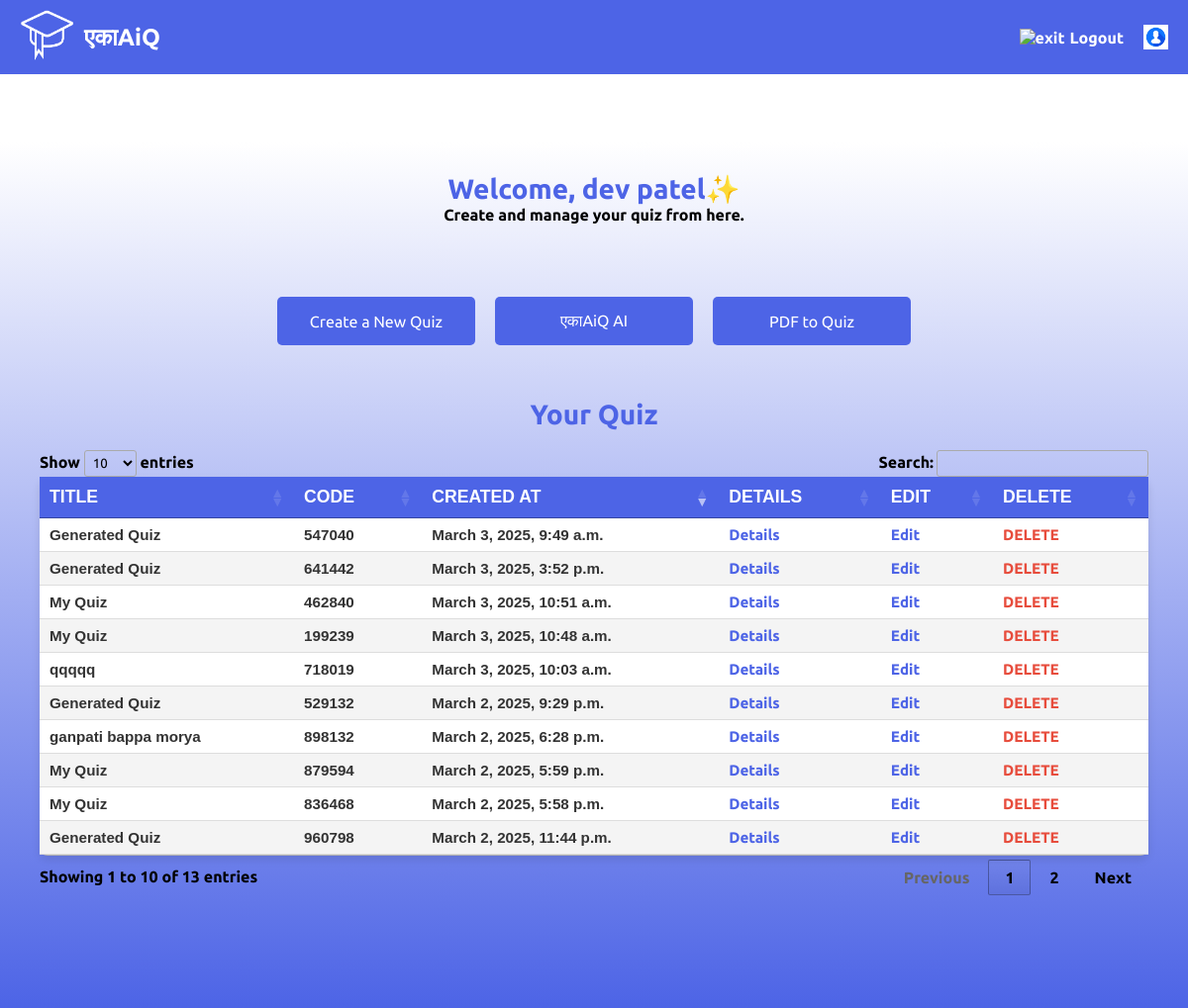
Page /teacher/home/ (signed in) on the committed database.
### login/models.py (models this page shows, shortened)
class User(AbstractBaseUser, PermissionsMixin):
    email = models.EmailField(unique=True)
    first_name = models.CharField(max_length=50)
    last_name = models.CharField(max_length=50)
    is_student = models.BooleanField(default=False)
    is_teacher = models.BooleanField(default=False)
    is_verified = models.BooleanField(default=False)
    otp = models.CharField(max_length=6, blank=True, null=True)
    prn = models.CharField(max_length=20, blank=True, null=True)
    is_staff = models.BooleanField(default=False)
    is_active = models.BooleanField(default=True)
    profile_picture = models.ImageField(upload_to='profile_pics/', blank=True, null=True)
    GENDER_CHOICES = [
        ('Male', 'Male'),
        ('Female', 'Female'),
        ('Other', 'Other'),
    ]
    gender = models.CharField(max_length=10, choices=GENDER_CHOICES, default='Male')
    location = models.CharField(max_length=100, blank=True, null=True)
    date_joined = models.DateTimeField(auto_now_add=True)
    USERNAME_FIELD = 'email'
    REQUIRED_FIELDS = ['first_name', 'last_name']
    objects = CustomUserManager()
    groups = models.ManyToManyField(
        'auth.Group',
        related_name='custom_user_set',
        blank=True,
        help_text='The groups this user belongs to. A user will get all permissions granted to each of their groups.',
        verbose_name='groups',
    )
    user_permissions = models.ManyToManyField(
        'auth.Permission',
        related_name='custom_user_set',
        blank=True,
        help_text='Specific permissions for this user.',
        verbose_name='user permissions',
    )

### q/models.py (models this page shows, shortened)
class Quiz(models.Model):
    title = models.CharField(max_length=255)
    start_time = models.DateTimeField(blank=True, null=True)
    end_time = models.DateTimeField(blank=True, null=True)
    pdf = models.FileField(upload_to='pdfs/', null=True, blank=True)
    code = models.IntegerField(unique=True, editable=False, null=True, blank=True)
    host = models.ForeignKey(User, on_delete=models.CASCADE)
    created_at = models.DateTimeField(auto_now_add=True)
    show_results_to_student = models.BooleanField(default=True)  # Show results or not
    duration = models.IntegerField(default=2)  # Duration in minutes
    is_active = models.BooleanField(default=True)  # Whether the quiz is active or not

### login/views.py (the view)
# urls.py: path('teacher/home/', home_tea , name='teacher_home'),
@login_required
def home_tea(request):
    user = request.user
    if request.user.is_authenticated:
        if user.is_student:
            return redirect('student_home')
    quiz = Quiz.objects.filter(host=user)
    return render(request, 'dashboard_tea.html', {'quizzes': quiz})

### login/templates/dashboard_tea.html (shortened to what this page needs)
<!DOCTYPE html>
<html lang="en">
    {% load static %}
<head>
    <link rel="stylesheet" href="{% static 'css/dashboard_tea.css' %}" />
    <link rel="stylesheet" href="https://cdn.datatables.net/1.11.5/css/jquery.dataTables.min.css">
</head>
<body>
    <B>
    <div class="top-navigation">
        <div class="logo">
            <img width="55" height="55" src="{% static 'images/hlgo.png' %}" alt="test-passed"/>
            <span class="title-main" style="font-size: 1.5em;">एकाAiQ</span>
        </div>
        <div class="nav-links">
            <a href="{% url 'logout' %}">
                <span class="icon">
                    <img width="25" height="25" src="https://img.icons8.com/forma-regular/50/1A1A1A/exit.png" alt="exit"/>
                </span>
                <span class="title">Logout</span>
            </a>
            <a href="{% url 'profile_view' %}">
                {% if user.profile_picture %}
                    <img width="25" height="25" src="{{ user.profile_picture.url }}" alt="Profile Image">
                {% else %}
                    <img width="25" height="25" src="{% static 'images/prfpic.png' %}" alt="Default Profile Image">
                {% endif %}
            </a>
        </div>
    </div>
    <div class="main">
        <section class="content">
            <div class="welcome-message">
                <h1>Welcome, {{ user.first_name }} {{ user.last_name }}&#10024;</h1>
                <p>Create and manage your quiz from here.</p>
            </div>
            <br><br><br>
            <div class="cta-buttons">
                <button onclick="createQuiz()">Create a New Quiz</button>
                <button onclick="aiQuiz()">एकाAiQ AI</button>
                <button onclick="pdfQuiz()">PDF to Quiz</button>
            </div>
            <br><br><br>
            <div class="welcome-message">
                <h1>Your Quiz</h1>
            </div>
            <div class="quiz-history">
                <table class="user-results" align="center">
                    <thead>
                        <tr>
                            <th>Title</th>
                            <th>Code</th>
                            <th>Created At</th>
                            <th>Details</th>
                            <th>Edit</th>
                            <th>Delete</th>
                        </tr>
                    </thead>
                    <tbody>
                        {% for quiz in quizzes %}
                            <tr>
                                <td>{{ quiz.title }}</td>
                                <td>{{ quiz.code }}</td>
                                <td>{{ quiz.created_at }}</td>
				    <td><a href="/q/view/{{ quiz.id }}">Details</a></td>
                                <td><a href="{% url 'view_questions' quiz.id %}">Edit</a></td>
                                <td><a href="/q/quiz/delete/{{ quiz.id }}" class="delete-link">Delete</a></td>
                            </tr>
                        {% empty %}
                            <tr>
                                <td colspan="6">You haven't created any quizzes yet.</td>
                            </tr>
                        {% endfor %}
                    </tbody>
                </table>
            </div>
            <br><br><br>
        </section>
    </div>
</body>
</html>

### login/static/css/dashboard_tea.css (style rules this page uses)
* { font-family: "Ubuntu", sans-serif; margin: 0; padding: 0; box-sizing: border-box; }
:root { --blue: #4d64e6; --white: #fff; --gray: #f5f5f5; --black1: #222; --black2: #999; }
body { min-height: 100vh; overflow-x: hidden; }
.main { position: absolute; width: 100%; min-height: 100vh; background: linear-gradient(0deg, #4d64e6 0%, #ffffff 99%); transition: 0.5s; margin-top: 60px; padding: 20px; }
.top-navigation { display: flex; justify-content: space-between; align-items: center; background-color: var(--blue); padding: 10px 20px; color: var(--white); }
.top-navigation .logo { display: flex; align-items: center; }
.top-navigation .logo img { margin-right: 10px; }
.top-navigation .nav-links { display: flex; align-items: center; }
.top-navigation .nav-links a { display: flex; align-items: center; text-decoration: none; color: var(--white); margin-left: 20px; }
.top-navigation .nav-links a .icon { margin-right: 5px; }
.content { padding: 20px; flex-grow: 1; }
.welcome-message { text-align: center; margin-bottom: 20px; }
.welcome-message h1 { font-size: 28px; color: var(--blue); }
.welcome-message p { font-size: 16px; color: #000000; }
.quiz-history { margin-bottom: 20px; }
.cta-buttons { display: flex; justify-content: center; gap: 20px; flex-wrap: wrap; }
.cta-buttons button { padding: 15px 30px; background-color: #4d64e6; color: white; border: none; border-radius: 5px; cursor: pointer; font-size: 16px; transition: background-color 0.3s ease; width: 100%; max-width: 200px; }
.user-results { max-width: 100%; width: 100%; border-collapse: collapse; background-color: #ffffff; box-shadow: 0 4px 8px rgba(0, 0, 0, 0.1); border-radius: 8px; overflow: hidden; margin: 20px 0; transition: all 0.3s ease; overflow-x: auto; }
.user-results thead { background-color: var(--blue); color: white; text-transform: uppercase; }
.user-results th, .user-results td { padding: 14px 24px; text-align: left; border-bottom: 1px solid #dddddd; font-family: 'Arial', sans-serif; transition: background-color 0.3s ease, color 0.3s ease; }
.user-results th { font-size: 1.1rem; font-weight: bold; }
.user-results td { font-size: 0.95rem; color: #333; }
.user-results tbody tr:nth-child(even) { background-color: #f4f4f4; }
.user-results a { color: var(--blue); text-decoration: none; font-weight: bold; transition: color 0.3s ease; }
.user-results .delete-link { color: #e74c3c; font-weight: bold; text-transform: uppercase; }

### rows in the picture
User: first_name "dev", last_name "patel"
Quiz: title "My Quiz", code "836468", created_at "March 2, 2025, 5:58 p.m."
Quiz: title "My Quiz", code "879594", created_at "March 2, 2025, 5:59 p.m."
Quiz: title "ganpati bappa morya", code "898132", created_at "March 2, 2025, 6:28 p.m."
Quiz: title "Generated Quiz", code "529132", created_at "March 2, 2025, 9:29 p.m."
Quiz: title "Generated Quiz", code "960798", created_at "March 2, 2025, 11:44 p.m."
Quiz: title "Generated Quiz", code "547040", created_at "March 3, 2025, 9:49 a.m."
Quiz: title "qqqqq", code "718019", created_at "March 3, 2025, 10:03 a.m."
Quiz: title "My Quiz", code "199239", created_at "March 3, 2025, 10:48 a.m."
Quiz: title "My Quiz", code "462840", created_at "March 3, 2025, 10:51 a.m."
Quiz: title "Generated Quiz", code "641442", created_at "March 3, 2025, 3:52 p.m."
